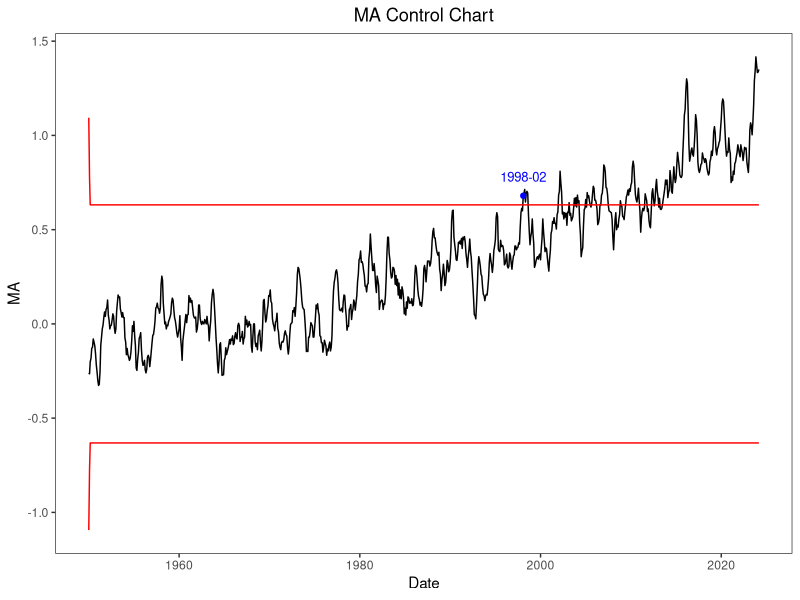

Source code (R):
library(ggplot2)
library(readr)

# Load data
Global <- read_csv("Global.csv")
Global <- Global[841:nrow(Global),]

month_map <- c("Jan" = 1, "Feb" = 2, "Mar" = 3, "Apr" = 4, "May" = 5, "Jun" = 6, 
               "Jul" = 7, "Aug" = 8, "Sep" = 9, "Oct" = 10, "Nov" = 11, "Dec" = 12)

Global$Month <- month_map[Global$Month]
Global$Date <- as.Date(paste(Global$Year, Global$Month, "1", sep = "-"))

x <- Global$value
mu <- 0
sigma <- sd(x)
n <- length(x)

# set parameter
window <- 3
L <- 2.949

# weight of MA
wt = vj = c()
for(i in 1:n){ 
  if(i >= window){
    wt[i] = 1 / window
  }
  else{
    wt[i] = 1 / i
  }
}
for(j in 1:n){ 
  if(j >= window){
    vj[j] = (sigma^2) / window
  }
  else{
    vj[j] = (sigma^2) / j 
  }
}

# compute statistic of MA, UCL and LCL
ma = ucl = lcl = c()
for(j in 1:n){
  if(j < window){
    ma[j] = mean(x[1:j])
  }
  else{
    ma[j] = mean(x[(j-window+1):j])
  }
  ucl[j] = mu+L*sqrt(vj[j])
  lcl[j] = mu-L*sqrt(vj[j])
}

# Find the first index that exceeds the control limit
exceed_indices <- which(ma > ucl)[1]

ma_df <- data.frame(Date = Global$Date, MA = ma, UCL = ucl, LCL = lcl)

# plot result
ggplot(ma_df, aes(x = Date)) +
  geom_line(aes(y = MA), color = "black") +
  geom_line(aes(y = UCL), color = "red", linetype = "solid") +
  geom_line(aes(y = LCL), color = "red", linetype = "solid") +
  labs(x = "Date", y = "MA", title = "MA Control Chart") +
  theme_bw() + 
  theme(panel.grid=element_blank())+
  theme(plot.title = element_text(hjust = 0.5))+
  geom_text(data = ma_df[exceed_indices, ], aes(x = Date, y = MA, label = format(Date, "%Y-%m")), vjust = -1.4, hjust = 0.5, color = "blue", size = 3.3)+
  geom_point(data = ma_df[exceed_indices, ], aes(x = Date, y = MA), color = "blue", size = 1.5)
